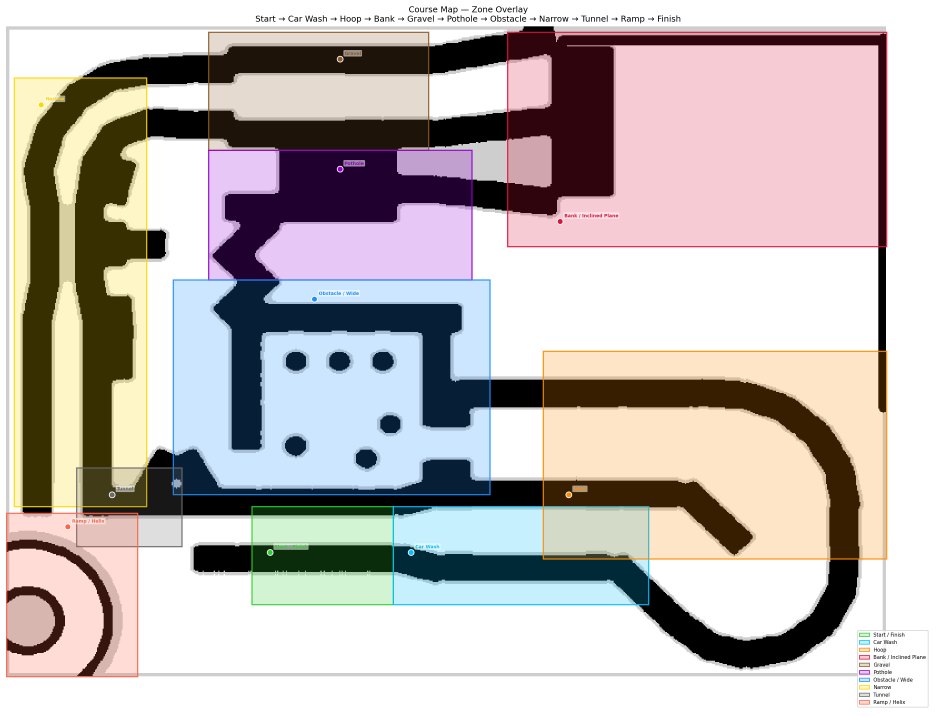
#> input picture maps/course_map_zones.png, 2809 x 2146 px (shown at 1/3 size)
$ python -i generate_course_pgm.py   (imports and definitions only)
#> lines starting #> are read from the running program, lines starting #| are printed output that depends on the picture; after the words box and inside, x2 and y2 are one past the last pixel; in counts of white or black regions, pixels touching at a corner belong together
#> further down, picture is the input picture: shape (2146, 2809, 3); mean B, G, R 179.8, 182.1, 189.8
#!/usr/bin/env python3
"""
═════════════════════════════════════════════════════════════════════════════
                        generate_course_pgm.py
          Generate a Nav2-ready PGM map from the DIY Challenge course diagram
═════════════════════════════════════════════════════════════════════════════

HOW TO USE — QUICK START
────────────────────────
  python3 scripts/generate_course_pgm.py

  The default input is the official 2026 course diagram. All outputs land in
  maps/ alongside the existing PGM files.

CUSTOM DIAGRAM
──────────────
  python3 scripts/generate_course_pgm.py --diagram path/to/diagram.png

OUTPUTS (all in the same directory as --output prefix)
────────────────────────────────────────────────────────
  course_map.pgm        ← Nav2-ready wall map  (0.025 m/px, 65' × 48')
  course_map.yaml       ← ROS map_server YAML  (resolution, origin, thresholds)
  course_map_zones.png  ← Colour-coded zone overlay (debug / planning)
  course_map_zones.yaml ← Zone entry poses + polygons in map coordinates

OPTIONS
───────
  --diagram  PATH   Input course diagram PNG  (see default below)
  --output   PREFIX Output path prefix        (default: maps/course_map)
  --sigma    FLOAT  Gaussian smoothing sigma  (default: 5.0)
  --thick    INT    Wall draw thickness px    (default: 6)
  --no-display      Skip showing any windows
  --debug           Save intermediate step images to /tmp/

ALGORITHM
─────────
  1.  HSV colour-segment golden/yellow hatched borders → wall mask
  2.  Morphological dilation to fill hatching-pattern gaps
  3.  ADD manual walls for two borderless zones:
        • Circular helix ramp  (no golden border — only thin black lines)
        • 48" × 128" inclined plane  (open-sided; gap-closed manually)
  4.  Crop to course bounding box; scale to 0.025 m/px
  5.  Gaussian-smooth contour paths (same style as preprocess_map.py)
  6.  Flood-fill exterior → PGM pixel convention:
        0   = walls (black)
        205 = exterior / unknown (grey)
        254 = free / driveable (white)
  7.  Write PGM + YAML
  8.  Overlay zone polygons + entry-point markers → zones PNG + zones YAML

PGM PIXEL CONVENTION
─────────────────────
    0   = occupied  (walls)
    205 = unknown   (exterior / outside course)
    254 = free      (driveable corridor)

ZONE TRAVERSAL ORDER  (Start → Finish)
───────────────────────────────────────
  Start → Car Wash → Hoop → Bank/Inclined Plane → Gravel → Pothole →
  Obstacle/Wide → Narrow → Tunnel → Ramp/Helix → Finish
"""

import argparse
import os
import sys

import cv2
import numpy as np
import matplotlib
# [1 line not run here, left out]
import matplotlib.pyplot as plt
import matplotlib.patches as mpatches


# ─── PGM pixel values ─────────────────────────────────────────────────────────
FREE_VALUE    = 254
UNKNOWN_VALUE = 205
WALL_VALUE    = 0

# ─── Course physical dimensions ───────────────────────────────────────────────
COURSE_W_FT   = 65.0
COURSE_H_FT   = 48.0
FEET_TO_M     = 0.3048
RESOLUTION    = 0.025   # metres per output pixel

# ─── Input image crop: tight box around the course in the diagram PNG ─────────
# (cols and rows in the 768 × 1003 diagram image)
CROP_ROW0 = 40
CROP_ROW1 = 705
CROP_COL0 = 110
CROP_COL1 = 960

# ─── Golden border HSV range ──────────────────────────────────────────────────
HSV_GOLD_LO = np.array([5,  40, 100])
HSV_GOLD_HI = np.array([35, 255, 255])

# ─── Manual ramp / helix circle parameters (in ORIGINAL image coordinates) ───
# The circular ramp at bottom-left uses thin black lines — not detected by the
# golden HSV mask.  We draw two concentric circles to close the walls.
#
# Measured from the diagram:
#   4' centeline radius → 52px (at ≈13 px/ft image scale)
#   41.5" = 3.46' wide track
#   inner radius ≈ 4' − 1.73' = 2.27' ≈ 30px
#   outer radius ≈ 4' + 1.73' = 5.73' ≈ 75px
#
RAMP_CENTER_IMG  = (130, 647)   # (col, row) in original image
RAMP_OUTER_R_IMG = 78
RAMP_INNER_R_IMG = 31
RAMP_WALL_T_IMG  = 8            # wall draw thickness in original image px

# ─── Interior seed points (normalized x, y) ──────────────────────────────────
# Pixels guaranteed to be inside the driveable corridor in the THICK classifier
# layer (k13 dilation only, no erosion).  The course is one connected region so
# even a single valid seed will reach the entire interior via flood fill.
# Expressed as fractions of the CROPPED + SCALED image (out_w × out_h).
INTERIOR_SEEDS_NORM = [
    (0.361, 0.853),  # Start / Finish straight      — verified free in thick layer
    (0.380, 0.087),  # Gravel top corridor           — verified free in thick layer
    (0.056, 0.873),  # Ramp / Helix track            — verified free in thick layer
    (0.571, 0.797),  # Car Wash                      — backup seed
    (0.802, 0.151),  # Bank / upper corridor         — backup seed
    (0.380, 0.315),  # Pothole / Obstacle area       — backup seed
    (0.056, 0.533),  # Narrow corridor centroid      — backup seed
    (0.140, 0.767),  # Tunnel entry area             — backup seed
]
# Polygons are expressed as normalized fractions of the CROPPED image area
# (x = col fraction 0-1 left→right, y = row fraction 0-1 top→bottom).
# At draw time they are scaled to output pixel coordinates.
#
# Traversal order: Start → Car Wash → Hoop → Bank → Gravel → Pothole →
#                  Obstacle → Wide → Narrow → Tunnel → Ramp → Finish
ZONES = [
    {
        'id':    'start',
        'label': 'Start / Finish',
        'color': (50,  205,  50),   # lime green
        'poly_norm': [(0.28, 0.74), (0.44, 0.74), (0.44, 0.89), (0.28, 0.89)],
        'entry_norm': (0.30, 0.81),  # (x, y) normalized → map pose
        'entry_yaw_deg': 0,
    },
    {
        'id':    'car_wash',
        'label': 'Car Wash',
        'color': (0,   191, 255),   # deep sky blue
        'poly_norm': [(0.44, 0.74), (0.73, 0.74), (0.73, 0.89), (0.44, 0.89)],
        'entry_norm': (0.46, 0.81),
        'entry_yaw_deg': 0,
    },
    {
        'id':    'hoop',
        'label': 'Hoop',
        'color': (255, 140,   0),   # dark orange
        'poly_norm': [(0.61, 0.50), (1.00, 0.50), (1.00, 0.82), (0.61, 0.82)],
        'entry_norm': (0.64, 0.72),
        'entry_yaw_deg': 90,
    },
    {
        'id':    'bank',
        'label': 'Bank / Inclined Plane',
        'color': (220,  20,  60),   # crimson
        'poly_norm': [(0.57, 0.01), (1.00, 0.01), (1.00, 0.34), (0.57, 0.34)],
        'entry_norm': (0.63, 0.30),
        'entry_yaw_deg': 180,
    },
    {
        'id':    'gravel',
        'label': 'Gravel',
        'color': (139,  90,  43),   # saddle brown
        'poly_norm': [(0.23, 0.01), (0.48, 0.01), (0.48, 0.19), (0.23, 0.19)],
        'entry_norm': (0.38, 0.05),
        'entry_yaw_deg': 180,
    },
    {
        'id':    'pothole',
        'label': 'Pothole',
        'color': (148,   0, 211),   # dark violet
        'poly_norm': [(0.23, 0.19), (0.53, 0.19), (0.53, 0.39), (0.23, 0.39)],
        'entry_norm': (0.38, 0.22),
        'entry_yaw_deg': 270,
    },
    {
        'id':    'obstacle',
        'label': 'Obstacle / Wide',
        'color': (30,  144, 255),   # dodger blue
        'poly_norm': [(0.19, 0.39), (0.55, 0.39), (0.55, 0.72), (0.19, 0.72)],
        'entry_norm': (0.35, 0.42),
        'entry_yaw_deg': 270,
    },
    {
        'id':    'narrow',
        'label': 'Narrow',
        'color': (255, 215,   0),   # gold
        'poly_norm': [(0.01, 0.08), (0.16, 0.08), (0.16, 0.74), (0.01, 0.74)],
        'entry_norm': (0.04, 0.12),
        'entry_yaw_deg': 270,
    },
    {
        'id':    'tunnel',
        'label': 'Tunnel',
        'color': (105, 105, 105),   # dim gray
        'poly_norm': [(0.08, 0.68), (0.20, 0.68), (0.20, 0.80), (0.08, 0.80)],
        'entry_norm': (0.12, 0.72),
        'entry_yaw_deg': 180,
    },
    {
        'id':    'ramp',
        'label': 'Ramp / Helix',
        'color': (255,  99,  71),   # tomato
        'poly_norm': [(0.00, 0.75), (0.15, 0.75), (0.15, 1.00), (0.00, 1.00)],
        'entry_norm': (0.07, 0.77),
        'entry_yaw_deg': 180,
    },
]


# ─── Helpers ──────────────────────────────────────────────────────────────────

def norm_to_px(nx, ny, out_w, out_h):
    """Convert normalized zone coords → output PGM pixel (col, row)."""
    return int(nx * out_w), int(ny * out_h)


# ─── Wall extraction ──────────────────────────────────────────────────────────

def extract_golden_walls(img, debug=False):
    """
    HSV-segment the golden/yellow hatched borders → binary wall mask.
    Returns a uint8 image (255 = wall, 0 = non-wall), same size as img.

    Two layers are built from the same HSV mask:
      • thin  (k13 dilate + k7 erode, net +6 px): used for the final PGM walls
      • thick (k13 dilate only, net +13 px):       used as classifier to separate
                interior from exterior via interior flood-fill
    """
#> called with debug = False
    hsv  = cv2.cvtColor(img, cv2.COLOR_BGR2HSV)
#> hsv: shape (2146, 2809, 3); mean H, S, V 48.3, 66.8, 198.7
    hsv_mask = cv2.inRange(hsv, HSV_GOLD_LO, HSV_GOLD_HI)
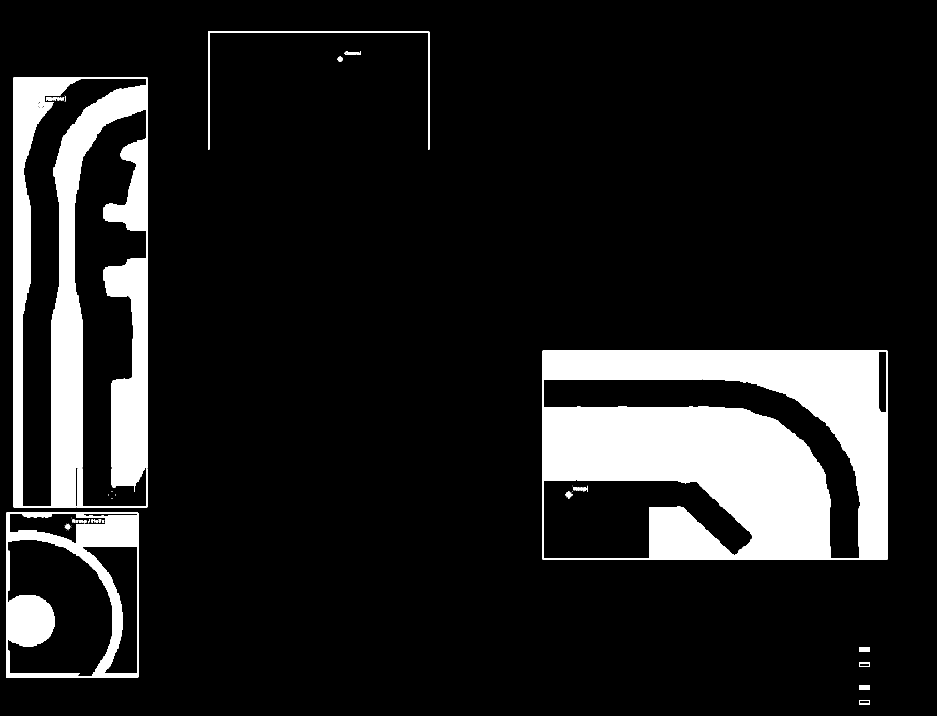
#> hsv_mask: shape (2146, 2809) (shown at 1/3 size); 12.5% white; 68 white regions (36 under 20 px), largest, box (x1, y1, x2, y2) and area: (1628, 1052, 2662, 1679) 437764, (41, 232, 442, 1522) 237328, (18, 1538, 415, 2032) 63050

    k13 = cv2.getStructuringElement(cv2.MORPH_ELLIPSE, (13, 13))
    k7  = cv2.getStructuringElement(cv2.MORPH_ELLIPSE, (7,  7))

    # Thin layer: dilate fills hatching gaps, erosion recovers wall centre
    thin  = cv2.dilate(hsv_mask, k13)
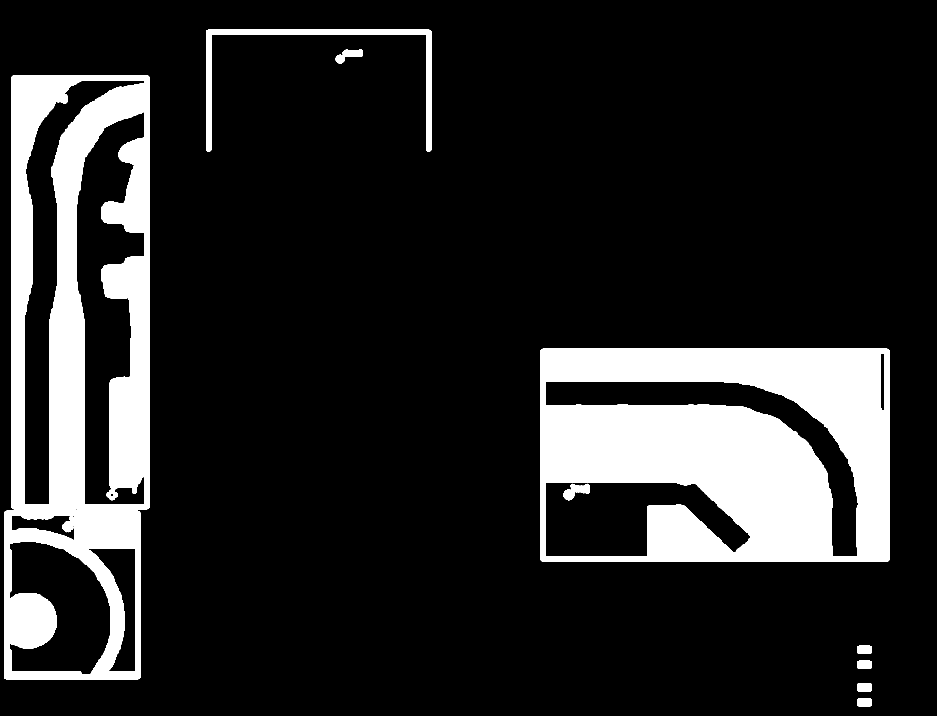
#> thin: shape (2146, 2809) (shown at 1/3 size); 15.3% white; 11 white regions, largest, box (x1, y1, x2, y2) and area: (1622, 1046, 2668, 1685) 487592, (35, 226, 448, 1528) 305085, (12, 1532, 421, 2038) 97293
    thin  = cv2.erode (thin,     k7)
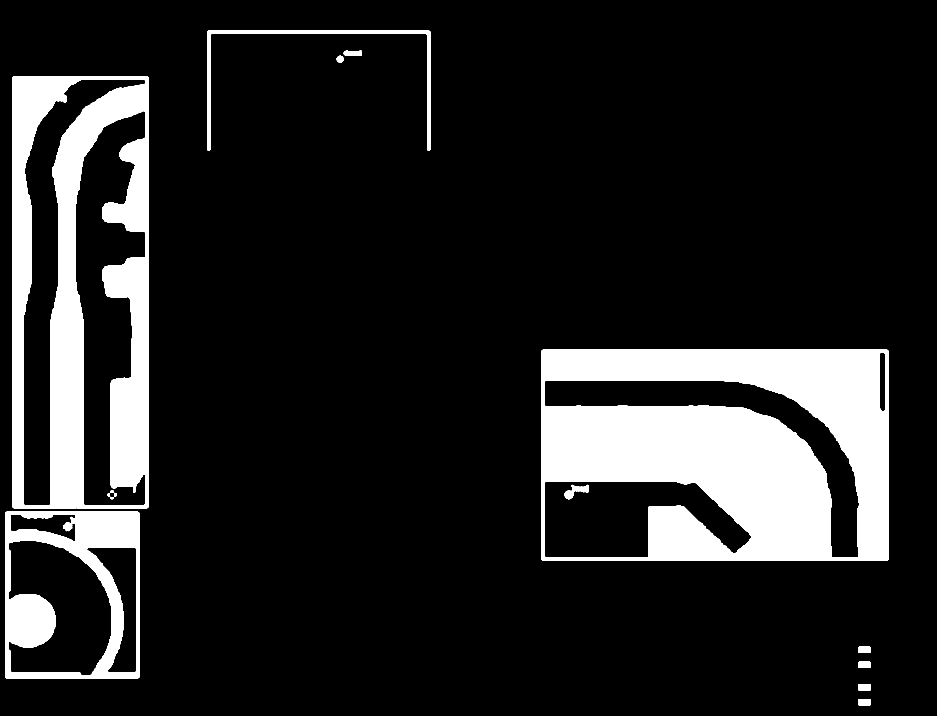
#> thin: shape (2146, 2809) (shown at 1/3 size); 13.9% white; 12 white regions, largest, box (x1, y1, x2, y2) and area: (1625, 1049, 2665, 1682) 463334, (38, 229, 445, 1525) 274931, (15, 1535, 418, 2035) 82384

    # Thick layer: dilate only — slightly larger walls used as gap-proof classifier
    thick = cv2.dilate(hsv_mask, k13)

    if debug:
        cv2.imwrite('/tmp/dbg_thin_walls.png',  thin)
        cv2.imwrite('/tmp/dbg_thick_walls.png', thick)
        print('  [debug] saved /tmp/dbg_thin_walls.png  /tmp/dbg_thick_walls.png')

    return thin, thick


# [298 lines left out: functions add_ramp_circle_walls, build_course_pgm, draw_zone_overlay, write_zones_yaml, write_map_yaml, parse_args and 1 more, not called in this run]


# [2 lines not run here, left out]

>>> import cv2
>>> picture = cv2.imread('../maps/course_map_zones.png')
>>> result = extract_golden_walls(picture)
